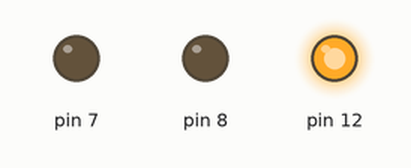
Bench run of a sketch on a simulated Arduino Uno, built with avr-gcc and run on an emulated ATmega328P. On the bench: output pins drawn as LEDs (lit = HIGH).

Above: at 1.5 s.
At 3.5 s:
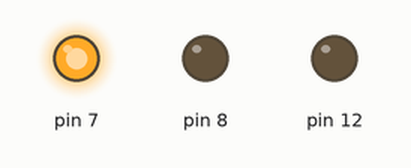
At 5.5 s:
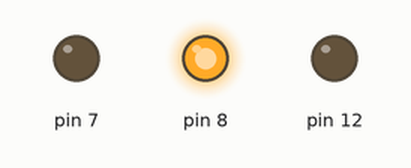
At 7.5 s:
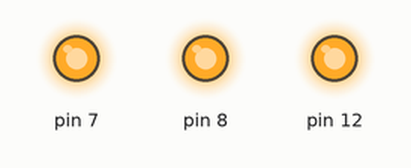
Timing chart, 0 to 10.4 s (numbered marks = the images above):
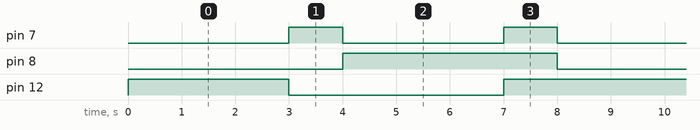

The sketch:

project_1_Traffic_Lights.ino
```cpp
void setup() {
  // put your setup code here, to run once:

pinMode(8,OUTPUT);
pinMode(7,OUTPUT);
pinMode(12,OUTPUT);

}

void loop() {
  // put your main code here, to run repeatedly:

digitalWrite(8,LOW);
digitalWrite(7,LOW);
digitalWrite(12,HIGH);
delay(3000);

digitalWrite(7,HIGH);
digitalWrite(8,LOW);
digitalWrite(12,LOW);
delay(1000);

digitalWrite(8,HIGH);
digitalWrite(12,LOW);
digitalWrite(7,LOW);
delay(3000);

digitalWrite(12,HIGH);
digitalWrite(7,HIGH);
digitalWrite(18,HIGH);
delay(1000);

//digitalWrite(8,LOW);
//delay(50);
}
```

Measured:
- by itself, pin 7: alternates HIGH for 1.0 s and LOW for 3.0 s
- by itself, pin 8: alternates HIGH for 4.0 s and LOW for 4.0 s
- by itself, pin 12: repeats every 8.0 s: LOW 4.0 s, HIGH 4.0 s
